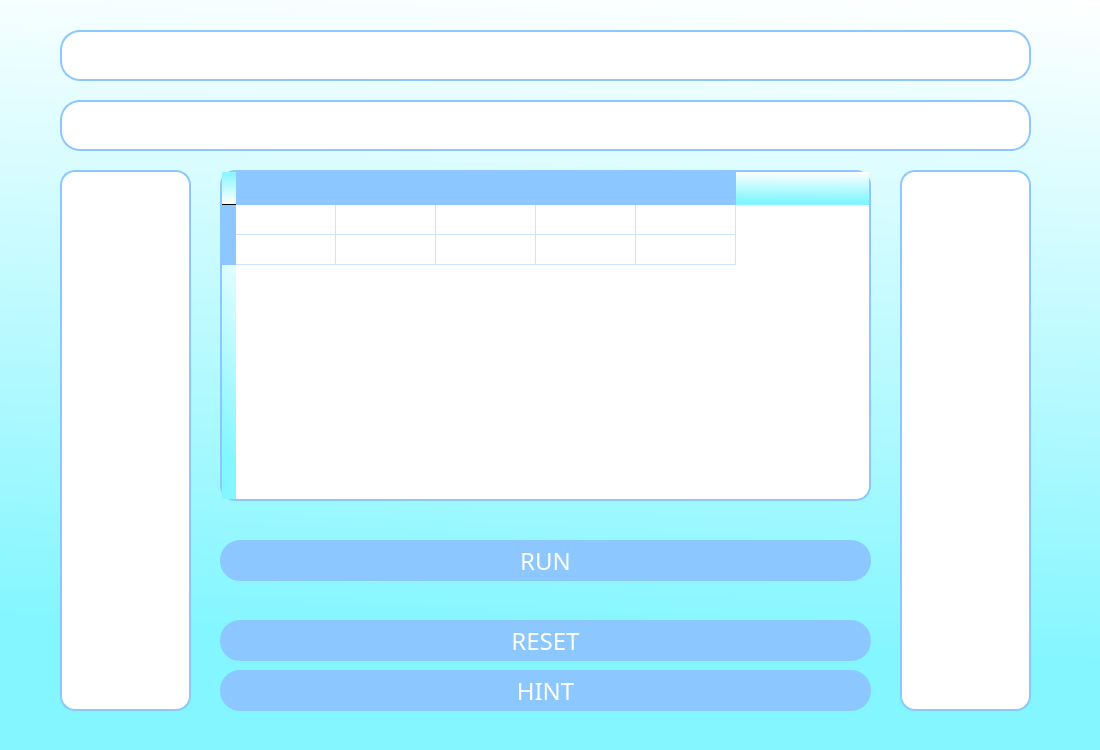
<?xml version="1.0" encoding="UTF-8"?>
<ui version="4.0">
 <class>MainWindow</class>
 <widget class="QMainWindow" name="MainWindow">
  <property name="geometry">
   <rect>
    <x>0</x>
    <y>0</y>
    <width>1100</width>
    <height>750</height>
   </rect>
  </property>
  <property name="windowTitle">
   <string>MainWindow</string>
  </property>
  <property name="styleSheet">
   <string notr="true">background-color: qlineargradient(spread:pad, x1:0.940362, y1:0.894, x2:1, y2:0, stop:0 rgba(131, 246, 255, 255), stop:1 rgba(255, 255, 255, 255));</string>
  </property>
  <widget class="QWidget" name="centralwidget">
   <widget class="QListWidget" name="gatelist">
    <property name="geometry">
     <rect>
      <x>60</x>
      <y>170</y>
      <width>131</width>
      <height>541</height>
     </rect>
    </property>
    <property name="styleSheet">
     <string notr="true">QListWidget {
    background-color: white;
    border: 2px solid rgb(140, 200, 255);
    border-radius: 15px;
    padding: 6px;
    font-family: Futura;
    font-size: 14px;
    color: black;
}
QListWidget::item {
    padding: 8px;
    border-radius: 10px;
}
QListWidget::item:hover {
    background-color: rgb(220, 235, 255);
}
QListWidget::item:selected {
    background-color: rgb(140, 200, 255);
    color: white;
}
</string>
    </property>
   </widget>
   <widget class="QTableWidget" name="circuitTableWidget">
    <property name="geometry">
     <rect>
      <x>220</x>
      <y>170</y>
      <width>651</width>
      <height>331</height>
     </rect>
    </property>
    <property name="styleSheet">
     <string notr="true">QTableWidget {
    background-color: white;
    border: 2px solid rgb(140, 200, 255);
    border-radius: 15px;
    gridline-color: rgb(200, 230, 255);
    font-family: Futura;
    font-size: 14px;
    color: black;
}

QHeaderView::section {
    background-color: rgb(140, 200, 255);
    color: white;
    font-family: Futura;
    font-weight: bold;
    padding: 6px;
    border: none;
}

QTableWidget::item {
    padding: 8px;
    border-radius: 8px;
}

QTableWidget::item:selected {
    background-color: rgb(140, 200, 255);
    color: white;
}
</string>
    </property>
    <row>
     <property name="text">
      <string/>
     </property>
    </row>
    <row>
     <property name="text">
      <string/>
     </property>
    </row>
    <column>
     <property name="text">
      <string/>
     </property>
    </column>
    <column>
     <property name="text">
      <string/>
     </property>
    </column>
    <column>
     <property name="text">
      <string/>
     </property>
    </column>
    <column>
     <property name="text">
      <string/>
     </property>
    </column>
    <column>
     <property name="text">
      <string/>
     </property>
    </column>
   </widget>
   <widget class="QPushButton" name="runbtn">
    <property name="geometry">
     <rect>
      <x>220</x>
      <y>540</y>
      <width>651</width>
      <height>41</height>
     </rect>
    </property>
    <property name="font">
     <font>
      <family>Futura</family>
      <pointsize>18</pointsize>
     </font>
    </property>
    <property name="styleSheet">
     <string notr="true">QPushButton {
    background-color: rgb(140, 200, 255);
    color: white;
    border-radius: 20px;  
    padding: 6px 12px;  
    border: none;  
}

QPushButton:hover {
    background-color: rgb(155, 186, 255); 
}
</string>
    </property>
    <property name="text">
     <string>RUN</string>
    </property>
   </widget>
   <widget class="QPushButton" name="resetbtn">
    <property name="geometry">
     <rect>
      <x>220</x>
      <y>620</y>
      <width>651</width>
      <height>41</height>
     </rect>
    </property>
    <property name="font">
     <font>
      <family>Futura</family>
      <pointsize>18</pointsize>
     </font>
    </property>
    <property name="styleSheet">
     <string notr="true">QPushButton {
    background-color: rgb(140, 200, 255);
    color: white;
    border-radius: 20px;  
    padding: 6px 12px;  
    border: none;  
}

QPushButton:hover {
    background-color: rgb(155, 186, 255); 
}
</string>
    </property>
    <property name="text">
     <string>RESET</string>
    </property>
   </widget>
   <widget class="QPushButton" name="hintbtn">
    <property name="geometry">
     <rect>
      <x>220</x>
      <y>670</y>
      <width>651</width>
      <height>41</height>
     </rect>
    </property>
    <property name="font">
     <font>
      <family>Futura</family>
      <pointsize>18</pointsize>
     </font>
    </property>
    <property name="styleSheet">
     <string notr="true">QPushButton {
    background-color: rgb(140, 200, 255);
    color: white;
    border-radius: 20px;  
    padding: 6px 12px;  
    border: none;  
}

QPushButton:hover {
    background-color: rgb(155, 186, 255); 
}
</string>
    </property>
    <property name="text">
     <string>HINT</string>
    </property>
   </widget>
   <widget class="QTextEdit" name="resultTextEdit">
    <property name="geometry">
     <rect>
      <x>900</x>
      <y>170</y>
      <width>131</width>
      <height>541</height>
     </rect>
    </property>
    <property name="styleSheet">
     <string notr="true">QTextEdit {
    background-color: white;
    border: 2px solid rgb(140, 200, 255);
    border-radius: 15px;
    padding: 8px 10px;
    font-family: Futura;
    font-size: 14px;
    color: black;
}

QTextEdit:focus {
    border: 2px solid rgb(155, 186, 255); 
}
</string>
    </property>
    <property name="readOnly">
     <bool>true</bool>
    </property>
    <property name="html">
     <string>&lt;!DOCTYPE HTML PUBLIC &quot;-//W3C//DTD HTML 4.0//EN&quot; &quot;http://www.w3.org/TR/REC-html40/strict.dtd&quot;&gt;
&lt;html&gt;&lt;head&gt;&lt;meta name=&quot;qrichtext&quot; content=&quot;1&quot; /&gt;&lt;meta charset=&quot;utf-8&quot; /&gt;&lt;style type=&quot;text/css&quot;&gt;
p, li { white-space: pre-wrap; }
hr { height: 1px; border-width: 0; }
li.unchecked::marker { content: &quot;\2610&quot;; }
li.checked::marker { content: &quot;\2612&quot;; }
&lt;/style&gt;&lt;/head&gt;&lt;body style=&quot; font-family:'Futura'; font-size:14px; font-weight:400; font-style:normal;&quot;&gt;
&lt;p style=&quot;-qt-paragraph-type:empty; margin-top:0px; margin-bottom:0px; margin-left:0px; margin-right:0px; -qt-block-indent:0; text-indent:0px; font-family:'.AppleSystemUIFont'; font-size:13pt;&quot;&gt;&lt;br /&gt;&lt;/p&gt;&lt;/body&gt;&lt;/html&gt;</string>
    </property>
   </widget>
   <widget class="QLineEdit" name="questionLineEdit">
    <property name="geometry">
     <rect>
      <x>60</x>
      <y>30</y>
      <width>971</width>
      <height>51</height>
     </rect>
    </property>
    <property name="styleSheet">
     <string notr="true">QLineEdit {
    background-color: white;
    border: 2px solid rgb(140, 200, 255);
    border-radius: 20px;
    padding: 6px 10px;
    font-family: Futura;
    font-size: 14px;
    color: black;
}

QLineEdit:focus {
    border: 2px solid rgb(155, 186, 255); /* Lighter blue when focused */
}
</string>
    </property>
    <property name="readOnly">
     <bool>true</bool>
    </property>
   </widget>
   <widget class="QLineEdit" name="circuitLineEdit">
    <property name="geometry">
     <rect>
      <x>60</x>
      <y>100</y>
      <width>971</width>
      <height>51</height>
     </rect>
    </property>
    <property name="styleSheet">
     <string notr="true">QLineEdit {
    background-color: white;
    border: 2px solid rgb(140, 200, 255);
    border-radius: 20px;
    padding: 6px 10px;
    font-family: Futura;
    font-size: 14px;
    color: black;
}

QLineEdit:focus {
    border: 2px solid rgb(155, 186, 255); /* Lighter blue when focused */
}
</string>
    </property>
    <property name="readOnly">
     <bool>true</bool>
    </property>
   </widget>
  </widget>
 </widget>
 <resources/>
 <connections/>
</ui>
